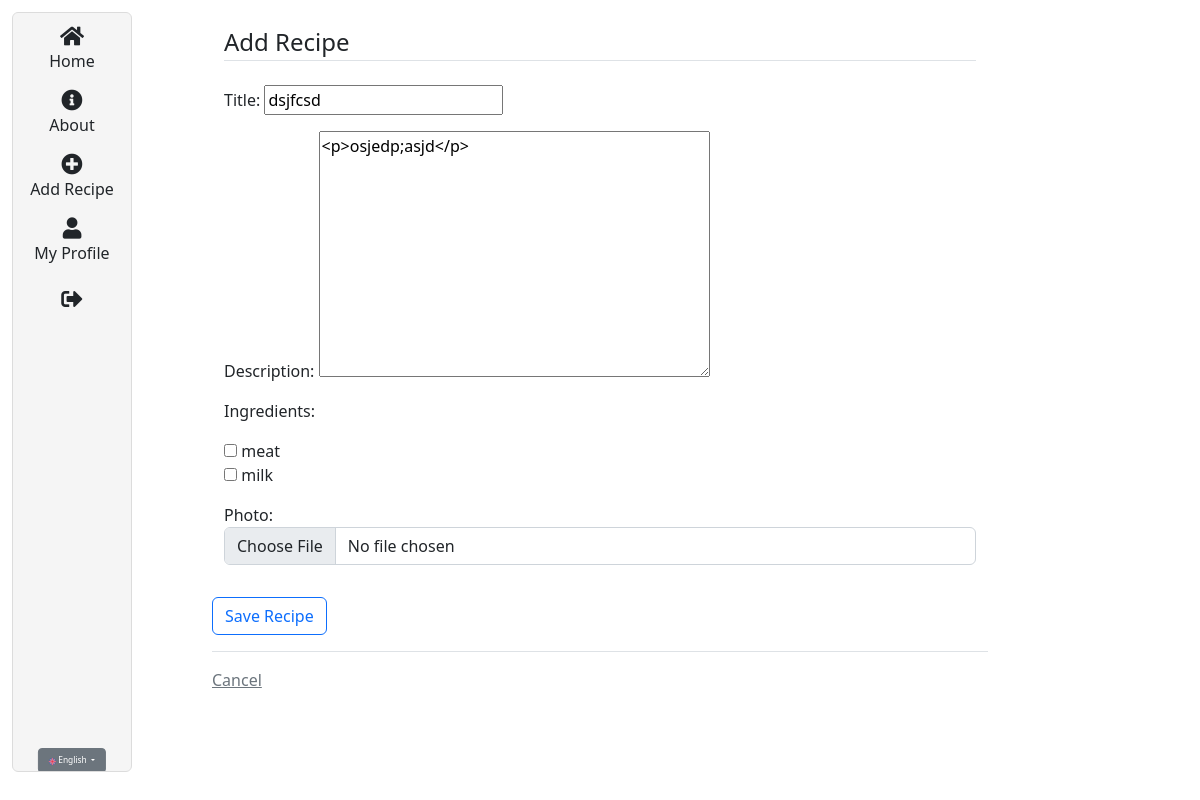
/en/recipe/25/update (signed in), run on an earlier commit of the app's database.
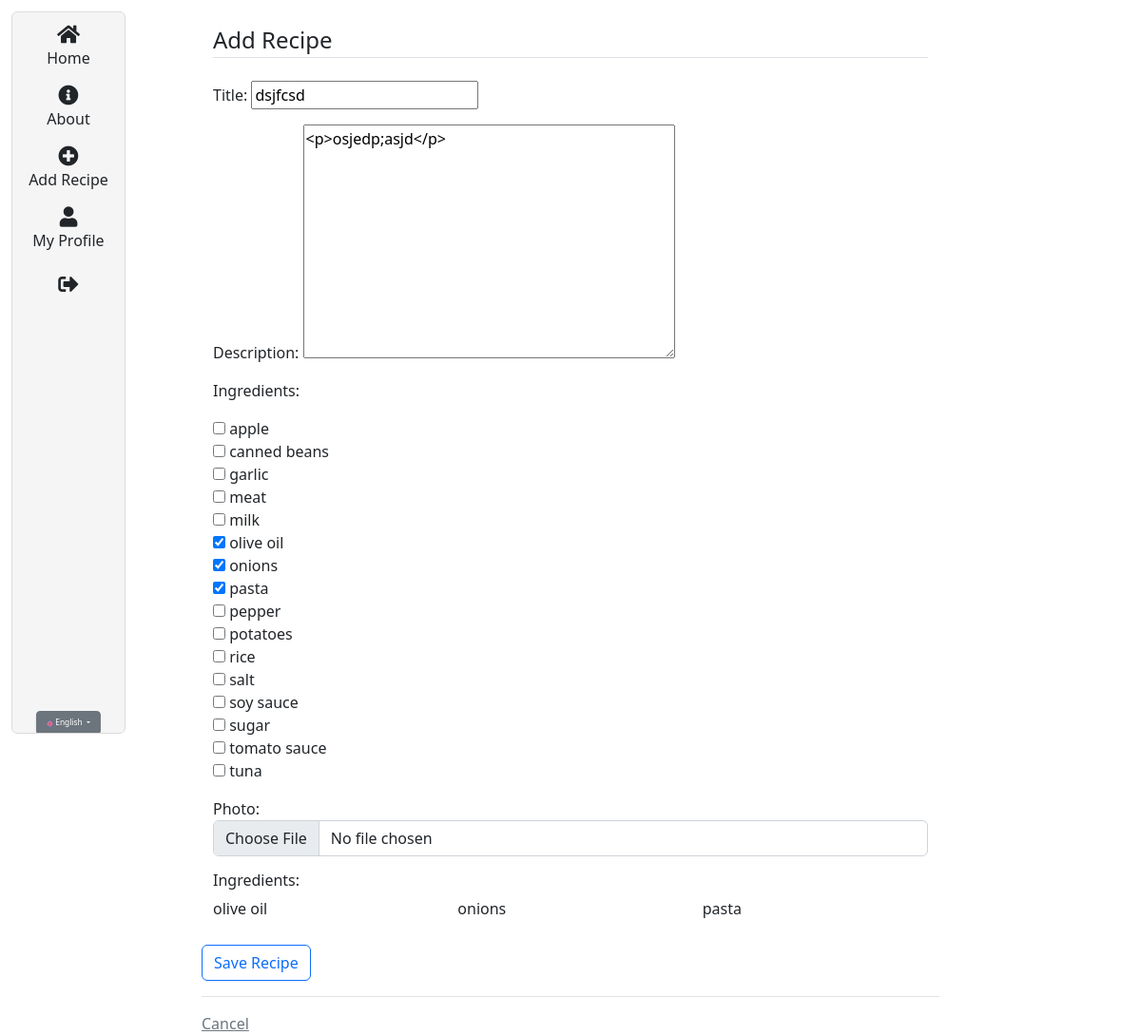
And on a later commit of the database.
### recipes/models.py (models this page shows)
class Ingredient(models.Model):
  name = models.CharField(max_length=100)
  class Meta:
    ordering = ['name']
  def __str__(self):
    return self.name

### recipes/views.py (the view, shortened to what this page needs)
# urls.py: path('recipe/<int:pk>/update', views.RecipeUpdateView.as_view(), name="recipes-update"),
class RecipeUpdateView(LoginRequiredMixin, UserPassesTestMixin, UpdateView):
    model = models.Recipe
    form_class = RecipeForm
    template_name = 'recipes/recipe_form.html'
    def test_func(self):
        recipe = self.get_object()
        return self.request.user == recipe.author

### recipes/forms.py
class RecipeForm(forms.ModelForm):
    ingredients = forms.ModelMultipleChoiceField(
        queryset=Ingredient.objects.all(),
        widget=forms.CheckboxSelectMultiple,
    )
    photo = forms.ImageField(required=False,
                           widget=forms.FileInput(attrs={'class': 'form-control',
                                                         'id': 'photo',
                                                        }))
    class Meta:
        model = Recipe
        fields = ['title', 'description', 'ingredients', 'photo']

### recipes/templates/recipes/recipe_form.html (shortened to what this page needs)
{% extends "recipes/box.html" %}
{% load i18n %}
{% load crispy_forms_tags %}
{% block content %}
<div class="container">
  <form method="POST">
    <fieldset class="form-group">
      <legend class="border-bottom mb-4">{% trans "Add Recipe" %}</legend>
    </fieldset>
    {{ form.as_p }}
    {% if object.ingredients.all|length %}
    <h6>{% trans "Ingredients:" %}</h6>
    <div class="ingredients">
      {% for ingredient in object.ingredients.all %}
      <div class="ingredient">{{ ingredient.name }}</div>
      {% endfor %}
    </div>
  {% else %}
    <p></p>
  {% endif %}
  </div>
  <div class="form-group py-3">
    <input class="btn btn-outline-primary" type="submit" value="{% trans "Save Recipe" %}" />
  </div>
  <div class="border-top pt-3">
    <a class="text-muted" href="{% url 'recipes-home' %}">{% trans "Cancel" %}</a>
  </div>
</div>
{% endblock content %}

What changed in the data, as far as the page shows it:
added Ingredient: name "olive oil"
added Ingredient: name "onions"
added Ingredient: name "pasta"
Also different on the page:
form field ingredients: "☐ ☐" → "☐ ☐ ☐ ☐ ☐ ☑ ☑ ☑ ☐ ☐ ☐ ☐ ☐ ☐ ☐ ☐"
text no longer shown: "Title: Description: Ingredients: meat milk Photo:"
text now shown: "Title: Description: Ingredients: apple canned beans garlic meat milk olive oil onions pasta pepper potatoes rice salt soy sauce sugar tomato sauce tuna Photo: Ingredients:"
